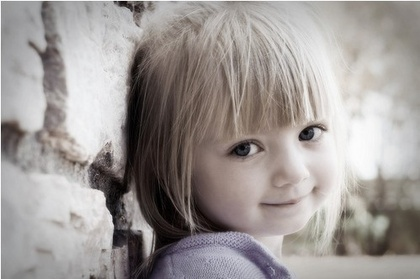
%> input picture dct_transformation/test.jpg, 420 x 279 px, shrunk from 499 x 332 before the run
$ octave --eval "demo_dct_idct_transformation;"   (GNU Octave 9; MATLAB toolbox functions it lacks are replaced by stand-ins)
%> lines starting %> are read from the running program, lines starting %| are printed output that depends on the picture
function demo_dct_idct_transformation
% A demo to show how to call matlab dct and idct function.
% fyf

close all;
clc;

%% Create a 1D sine signal
t = -2*pi:0.1:2*pi;
x = sin(t);  %clean
x = x + rand(size(x));

figure;
subplot(4,1,1), plot(t, x,'g-*');
title('The original signal x');

%% Call 1D DCT
y = dct(x);
subplot(4,1,2), plot(t, y);
title('The dct result y');
% % Call fixed length dct
% ty = dct(x, 8);
% figure, plot(ty);

%% Call 1D IDCT
y(10:end) = 0;

vx = idct(y);
subplot(4,1,3), plot(t,vx, 'b-*');
title('The idct result x');


% subplot(4,1,4), plot(t, x,'g*'), hold on;
% plot(t,vx, 'b-');
subplot(4,1,4),plot(t,x,'gx', t, vx, 'b-');
title('x and vx');
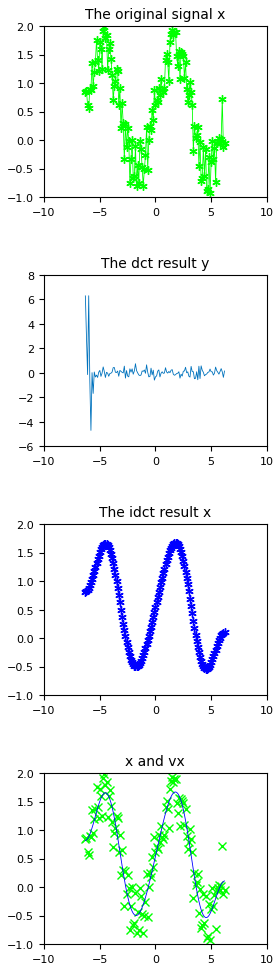
%> figure redrawn from the program's plot data, 4 panels; panel 1: curve peaks at x = -4.58, y = 1.97; panel 2: curve peaks at x = -5.98, y = 6.3; panel 3: curve peaks at x = 1.82, y = 1.67

%% Call 2D dct and idct
orgImg = imread('test.jpg');
%> orgImg is the input picture: size 279x420x3 uint8; mean R, G, B 157.9, 152.1, 149.6
figure, subplot(2,2,1), imshow(orgImg);
title('The original image');
%add noise
noiseImg = imnoise(orgImg, 'salt & pepper', 0.05);
imwrite(noiseImg, 'noiseImage.jpg');

noiseImg = imread('noiseImage.jpg');
subplot(2,2,2), imshow(noiseImg);
title('The noise image');

% % noise = noiseImg - orgImg;
% % nB = dct2(rgb2gray(noise));
% % oB = dct2(rgb2gray(orgImg));

theta = 100;  %a threshold value
[h, w, c] = size(noiseImg);
%> h = 279; w = 420; c = 3
%r-channel
B1 = dct2(noiseImg(:,:,1));
B1 = remove_less_important_entry(B1, theta);
%> after the loop in remove_less_important_entry, `for i = 1:N`:
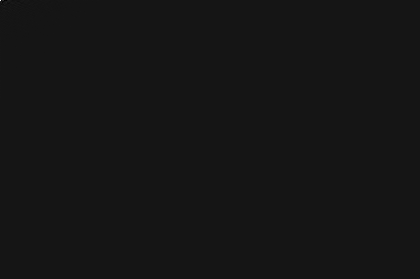
%> rB: size 279x420 double; min -4914.6, max 53510, mean 0.6; mean of the top-left, top-right, bottom-left and bottom-right quarters 2.4, 0, 0, 0; drawn with min black and max white
reImg1 = idct2(B1);

%g-channel
B2 = dct2(noiseImg(:,:,2));
B2 = remove_less_important_entry(B2, theta);
%> call 2 of remove_less_important_entry, with N = 100
%> after the loop in remove_less_important_entry (call 2), `for i = 1:N`:
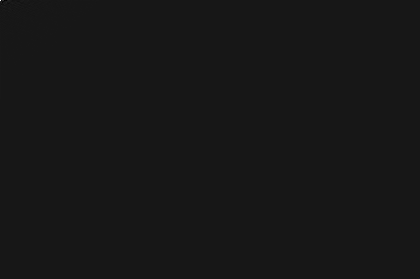
%> rB: size 279x420 double; min -5291.2, max 51668, mean 0.6; mean of the top-left, top-right, bottom-left and bottom-right quarters 2.5, 0, 0, 0; drawn with min black and max white
reImg2 = idct2(B2);
%b-channel

B3 = dct2(noiseImg(:,:,3));
B3 = remove_less_important_entry(B3, theta);
%> call 3 of remove_less_important_entry, with N = 100
%> after the loop in remove_less_important_entry (call 3), `for i = 1:N`:
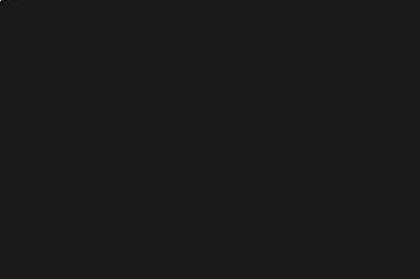
%> rB: size 279x420 double; min -5731.3, max 50758.2, mean 0.6; mean of the top-left, top-right, bottom-left and bottom-right quarters 2.5, 0, 0, 0; drawn with min black and max white
reImg3 = idct2(B3);

recoveredImg = cat(3, mat2gray(reImg1), mat2gray(reImg2), mat2gray(reImg3));
% recoveredImg(:,:,1) = uint8(reImg1);
% recoveredImg(:,:,2) = uint8(reImg2);
% recoveredImg(:,:,3) = uint8(reImg3);
subplot(2,2,3), imshow(recoveredImg);
title('The recovered image via dct');


% [9 lines of commented-out code are left out]
B1 = medfilt2(noiseImg(:,:,1));
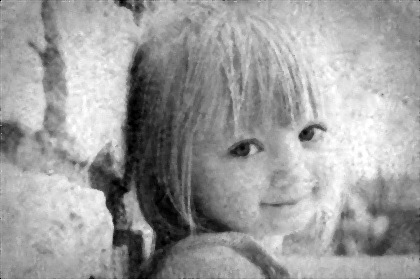
%> B1: size 279x420 uint8; min 0, max 255, mean 156.9
B2 = medfilt2(noiseImg(:,:,2));
%> B2: size 279x420 uint8
B3 = medfilt2(noiseImg(:,:,3));
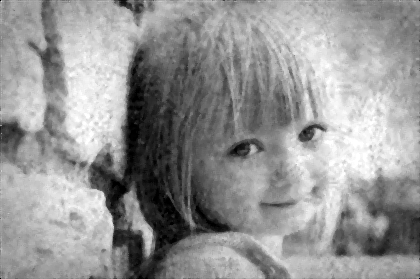
%> B3: size 279x420 uint8; min 0, max 255, mean 148.9

medReImg = cat(3, B1, B2, B3);
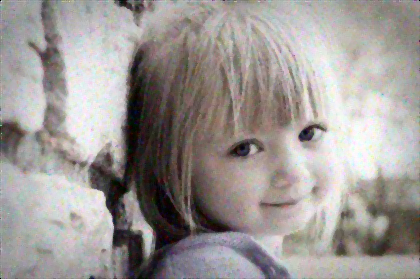
%> medReImg: size 279x420x3 uint8; mean R, G, B 156.9, 151.5, 148.9
% figure, imshow(medReImg);
subplot(2,2,4), imshow(medReImg);
title('The recovered image via medfilt');

end


function rB = remove_less_important_entry(B, N)

[H, W] = size(B);

%copy
rB = B;

rB(N+1:end,:) = 0;
rB(:,N+1:end) = 0;

for i = 1:N
    for j = 1:N
       if (j > N-i)
           rB(i,j) = 0;
       end
    end
end

end
